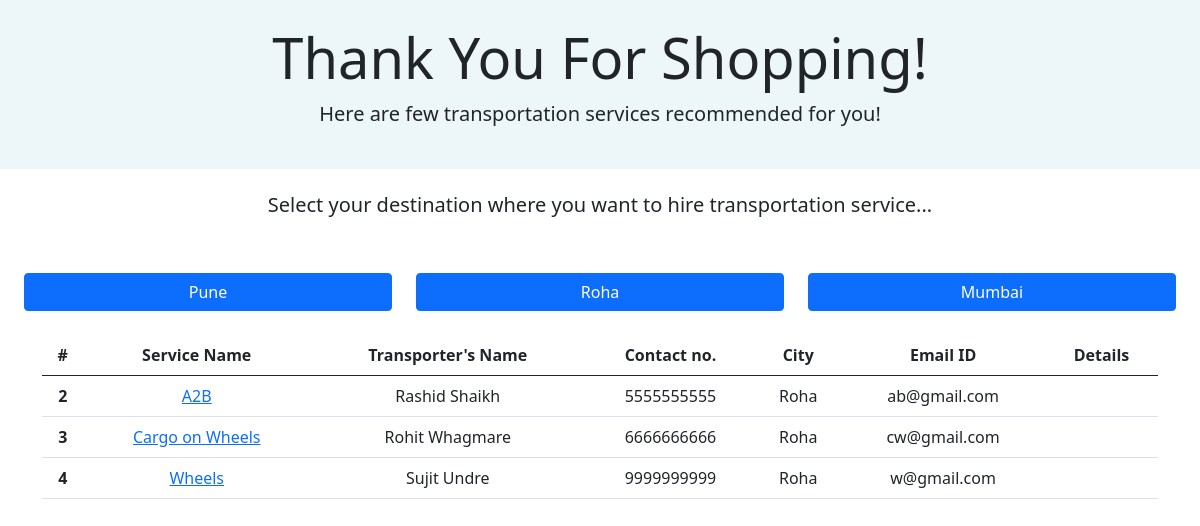
Screenshot of /rohatrans with the database file from the repository.
### home/models.py (models this page shows, shortened)
class Transport(models.Model):
    name = models.CharField(max_length=122)
    sname = models.CharField(max_length=500)
    phone = models.CharField(max_length=122)
    city = models.CharField(max_length=122)
    email = models.CharField(max_length=122)
    transport_details = models.TextField()
    date = models.DateField()

### home/views.py (the view)
# urls.py: path('rohatrans', views.Rohatrans, name="index"),
def Rohatrans(request):
    stud = Transport.objects.filter(city = "Roha")
    return render(request, "rohatrans.html", {"stu": stud})

### home/templates/rohatrans.html
{% extends 'paytrans.html' %}
{% block body %}
<div class="container">
<table class="table table-hover text-center py-4 px-4">
  <thead class="thead-dark">
    <tr>
      <th scope="col">#</th>
      <th scope="col">Service Name</th>
      <th scope="col">Transporter's Name</th>
      <th scope="col">Contact no.</th>
      <th scope="col">City</th>
      <th scope="col">Email ID</th>
      <th scope="col">Details</th>
    </tr>
  </thead>
  <tbody>
  {% for st in stu%}
    <tr>
      <th scope="row">{{st.id}}</th>
      <td><a href="transport">{{st.name}}</a></td>
      <td>{{st.sname}}</td>
      <td>{{st.phone}}</td>
      <td>{{st.city}}</td>
      <td>{{st.email}}</td>
      <td>{{st.shop_details}}</td>
    </tr>
    {% endfor %}
  </tbody>
</table>
</div>
{% endblock body %}

### home/templates/paytrans.html (shortened to what this page needs)
<!doctype html>
<html lang="en">
  <head>
    <link href="https://cdn.jsdelivr.net/npm/bootstrap@5.0.0-beta3/dist/css/bootstrap.min.css" rel="stylesheet">
  </head>
  <body>
    <div class="jumbotron jumbotron-fluid mb-0 py-4 px-4" style="background-color: #edf6f9">
  <div class="container text-center">
    <h1 class="display-4">Thank You For Shopping!</h1>
    <p class="lead">Here are few transportation services recommended for you!</p>
  </div>
</div>
<div class="container px-4 py-4 text-center">
<h5>Select your destination where you want to hire transportation service...
</h5>
</div>
<div class = "row py-4 px-4">
<div class = "col-md-4">
    <a href = "punetrans"><div class="d-grid gap-2">
  <button class="btn btn-primary" type="button">Pune</button>
</div></a>
</div>
<div class = "col-md-4">
    <a href = "rohatrans"><div class="d-grid gap-2">
  <button class="btn btn-primary" type="button">Roha</button>
</div></a>
</div>
<div class = "col-md-4">
    <a href = "mumbaitrans"><div class="d-grid gap-2">
  <button class="btn btn-primary" type="button">Mumbai</button>
</div></a>
</div>
</div>
{% block body %}
{% endblock body %}
  </body>
</html>

### rows the page displays
Transport: id "2", name "A2B", sname "Rashid Shaikh", phone "5555555555", city "Roha", email "ab@gmail.com"
Transport: id "3", name "Cargo on Wheels", sname "Rohit Whagmare", phone "6666666666", city "Roha", email "cw@gmail.com"
Transport: id "4", name "Wheels", sname "Sujit Undre", phone "9999999999", city "Roha", email "w@gmail.com"
